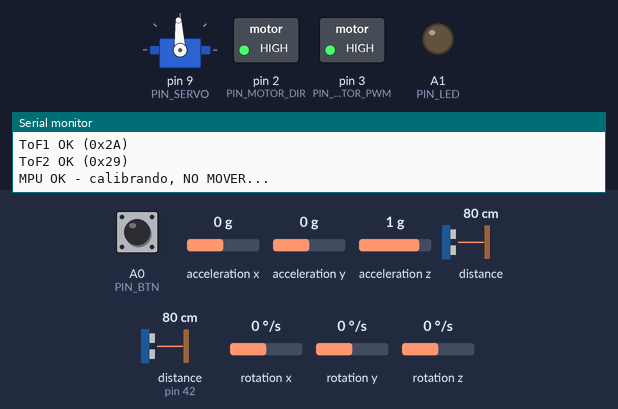
A sketch run on a simulated Arduino Leonardo, built with avr-gcc and run on an emulated ATmega32U4. Parts: servo, switched loads named in the sketch (green lamp = pin HIGH), output pins drawn as LEDs (lit = HIGH), the last lines printed to the serial monitor. Dashed ring = blinking. Inputs (shaded band) come from the test bench; at power-on: A0 (PIN_BTN) HIGH, acceleration x 0 g, acceleration y 0 g, acceleration z 1 g, distance to the obstacle 80 cm, distance to the obstacle (sensor on pin 42) 80 cm, rotation x 0 °/s, rotation y 0 °/s, rotation z 0 °/s.

Above: at 0.1 s.
At 3.2 s:
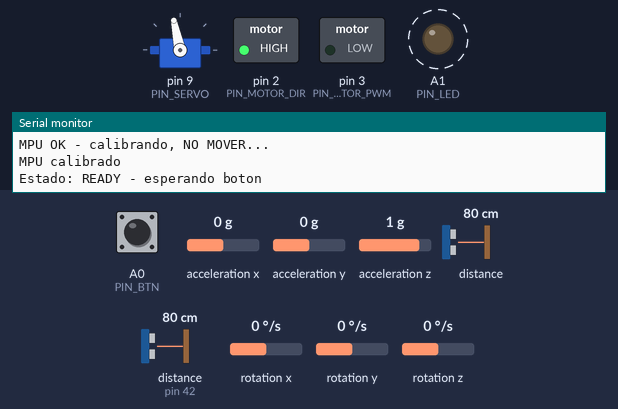
3.3 s: A0 (PIN_BTN) pulled LOW for 0.15 s
At 3.9 s:
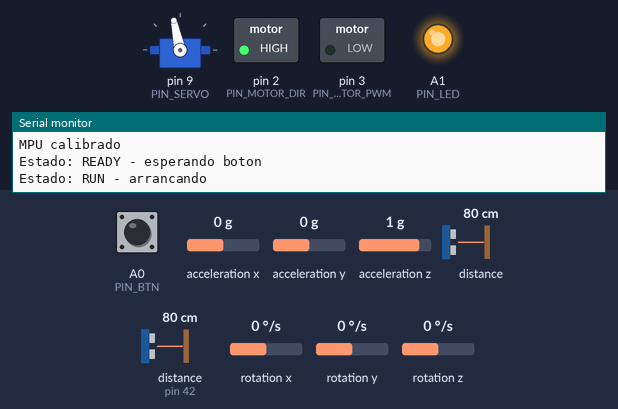
Timing chart, 0 to 6.3 s (numbered marks = the images above; inputs shaded):
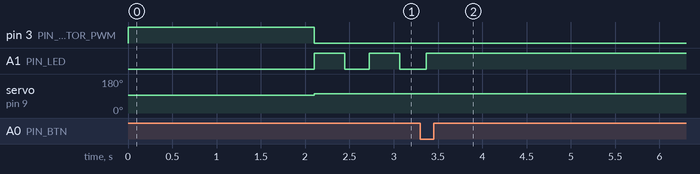

The sketch:

main.ino
```cpp
// firmware_chuisa.ino — Controlador de bajo nivel. CHUISA ARCITEP, WRO 2026.
// (TÚ completas los valores según nuestro mapa real)

#include <Wire.h>
#include <Servo.h>
#include <VL53L1X.h>          // Pololu
#include <MPU6050_light.h>    // rfetick

// --- Actuadores ---
const uint8_t PIN_SERVO     = 9;
const uint8_t PIN_MOTOR_DIR = 2;   // Cytron DIR
const uint8_t PIN_MOTOR_PWM = 3;   // Cytron PWM

// --- Encoder ---
const uint8_t PIN_ENC_A = 4;
const uint8_t PIN_ENC_B = 5;

// --- Sensores (XSHUT de los ToF) ---
const uint8_t PIN_XSHUT1 = 7;
const uint8_t PIN_XSHUT2 = 8;
// I2C: A4 (SDA), A5 (SCL) — fijos por hardware

// --- Botón y LED ---
const uint8_t PIN_BTN = A0;
const uint8_t PIN_LED = A1;

// --- Actuadores: límites (CALIBRAR los reales luego) ---
const int SERVO_CENTER  = 1600;  // centro
const int SERVO_LEFT    = 1400;  // steer -100  (conservador por ahora)
const int SERVO_RIGHT   = 1800;  // steer +100  (conservador por ahora)
const int MOTOR_MAX_PWM = 150;   // tope de PWM (de 255) — arranca bajo, sube con cuidado

Servo steeringServo;
VL53L1X tof1, tof2;           // tof1 → 0x2A,  tof2 → 0x29
MPU6050 mpu(Wire);            // 0x68

// --- Lecturas de sensores ---
int   distancia1 = 0;   // mm, ToF1 (0x2A)
int   distancia2 = 0;   // mm, ToF2 (0x29)
float yaw        = 0.0; // grados, del MPU

volatile long encoderPulsos = 0;   // con signo: + adelante, - atrás

// --- Comandos recibidos de la Pi ---
int  cmdSteer = 0;                 // último steer válido
int  cmdSpeed = 0;                 // último speed válido
unsigned long ultimoComandoMs = 0; // cuándo llegó el último comando válido
const unsigned long FAILSAFE_MS = 200;  // tu decisión: 200 ms

enum Estado { IDLE, READY, RUN };
Estado estado = IDLE;

void initSensors() {
  Wire.begin();
  Wire.setClock(400000);

  // --- Secuencia XSHUT (tu técnica validada) ---
  pinMode(PIN_XSHUT1, OUTPUT);
  pinMode(PIN_XSHUT2, OUTPUT);
  digitalWrite(PIN_XSHUT1, LOW);
  digitalWrite(PIN_XSHUT2, LOW);
  delay(10);

  // ToF1 → encender y renombrar a 0x2A
  pinMode(PIN_XSHUT1, INPUT);
  delay(10);
  if (tof1.init()) {
    tof1.setAddress(0x2A);
    tof1.setDistanceMode(VL53L1X::Short);   // modo corto: mejor precisión <1.3m
    tof1.setMeasurementTimingBudget(50000); // 50ms
    tof1.startContinuous(50);
    Serial.println("ToF1 OK (0x2A)");
  } else {
    Serial.println("ERROR: ToF1 no responde");
  }

  // ToF2 → encender, queda en 0x29
  pinMode(PIN_XSHUT2, INPUT);
  delay(10);
  if (tof2.init()) {
    tof2.setDistanceMode(VL53L1X::Short);
    tof2.setMeasurementTimingBudget(50000);
    tof2.startContinuous(50);
    Serial.println("ToF2 OK (0x29)");
  } else {
    Serial.println("ERROR: ToF2 no responde");
  }

  // MPU-6050 (0x68)
  byte status = mpu.begin();
  if (status == 0) {
    Serial.println("MPU OK - calibrando, NO MOVER...");
    delay(1000);
    mpu.calcOffsets();   // calibra bias con el robot QUIETO
    Serial.println("MPU calibrado");
  } else {
    Serial.print("ERROR: MPU status ");
    Serial.println(status);
  }
}

void readSensors() {
  // ToF: leer solo si hay dato nuevo (sin bloquear)
  if (tof1.dataReady()) distancia1 = tof1.read(false);
  if (tof2.dataReady()) distancia2 = tof2.read(false);

  // MPU: hay que actualizarlo cada vuelta para que integre el yaw
  mpu.update();
  yaw = mpu.getAngleZ();
}

void applySteering(int steer) {
  // steer: -100 (izq) .. +100 (der)
  steer = constrain(steer, -100, 100);           // seguridad: nunca fuera de rango
  int us = map(steer, -100, 100, SERVO_LEFT, SERVO_RIGHT);
  steeringServo.writeMicroseconds(us);
}

void applySpeed(int speed) {
  // speed: -100 (reversa) .. +100 (adelante), 0 = parar
  speed = constrain(speed, -100, 100);
  if (speed == 0) {                              // parada explícita
    analogWrite(PIN_MOTOR_PWM, 0);
    return;
  }
  digitalWrite(PIN_MOTOR_DIR, speed > 0 ? LOW : HIGH);  // LOW = adelante (según tu prueba)
  int pwm = map(abs(speed), 0, 100, 0, MOTOR_MAX_PWM);
  analogWrite(PIN_MOTOR_PWM, pwm);
}

// Calcula el XOR de todos los caracteres de un texto → un byte
byte calcularChecksum(const char* datos, int longitud) {
  byte chk = 0;
  for (int i = 0; i < longitud; i++) {
    chk ^= datos[i];     // ^= es "XOR y guarda"
  }
  return chk;
}

void onEncoderPulse() {
  // Se dispara en cada flanco de subida del canal A.
  // Miramos B para saber la dirección:
  if (digitalRead(PIN_ENC_B) == LOW) encoderPulsos--;   // un sentido
  else                                encoderPulsos++;   // el otro
}

void enviarTelemetria() {
  // 1. Armar el contenido en un buffer de texto
  char buffer[48];
  int n = snprintf(buffer, sizeof(buffer), "T%d,%d,%d,%ld",
                   distancia1, distancia2, (int)yaw, encoderPulsos);

  // 2. Calcular el checksum de ese contenido
  byte chk = calcularChecksum(buffer, n);

  // 3. Enviar por Serial1 (a la Pi): contenido * checksum \n
  Serial1.print(buffer);
  Serial1.print('*');
  Serial1.println(chk);   // println agrega el \n final
}

void recibirComandos() {
  // Formato esperado: "S<steer>,<speed>*<checksum>\n"
  if (!Serial1.available()) return;

  char buffer[48];
  int n = Serial1.readBytesUntil('\n', buffer, sizeof(buffer) - 1);
  if (n <= 0) return;
  buffer[n] = '\0';                 // cierra el texto

  // 1. Separar contenido y checksum en el '*'
  char* asterisco = strchr(buffer, '*');
  if (asterisco == NULL) return;    // mal formado: sin checksum
  *asterisco = '\0';                // corta el buffer en el '*'
  byte chkRecibido = atoi(asterisco + 1);

  // 2. Verificar el checksum
  byte chkCalculado = calcularChecksum(buffer, strlen(buffer));
  if (chkCalculado != chkRecibido) return;   // corrupto → descartar

  // 3. Parsear "S<steer>,<speed>"
  if (buffer[0] != 'S') return;
  char* coma = strchr(buffer, ',');
  if (coma == NULL) return;
  *coma = '\0';

  cmdSteer = atoi(buffer + 1);      // desde después de la 'S'
  cmdSpeed = atoi(coma + 1);        // desde después de la ','
  ultimoComandoMs = millis();       // ¡llegó un comando VÁLIDO!
}

void aplicarComandosConFailsafe() {
  if (millis() - ultimoComandoMs > FAILSAFE_MS) {
    // La Pi se calló → PARAR por seguridad
    applySpeed(0);
    applySteering(0);
  } else {
    // Comunicación viva → ejecutar el último comando válido
    applySteering(cmdSteer);
    applySpeed(cmdSpeed);
  }
}

bool botonPulsado() {
  if (digitalRead(PIN_BTN) == HIGH) return false;  // en reposo, nada
  delay(20);                                        // espera el rebote (solo en READY, robot quieto)
  return (digitalRead(PIN_BTN) == LOW);             // ¿sigue pulsado? → válido
}

void actualizarLED() {
  if (estado == RUN) {
    digitalWrite(PIN_LED, HIGH);              // RUN → fijo
  } else {
    digitalWrite(PIN_LED, (millis() / 300) % 2);  // READY → parpadeo cada 300ms
  }
}

void setup() {
  // 1. Dos puertos serie
  Serial.begin(115200);    // USB (depuración hacia la PC)
  Serial1.begin(115200);   // UART hacia la Pi (D0/D1) — el del divisor

  // 2. Pines de salida del motor
  pinMode(PIN_MOTOR_DIR, OUTPUT);
  pinMode(PIN_MOTOR_PWM, OUTPUT);
  analogWrite(PIN_MOTOR_PWM, 0);     // motor PARADO (seguro)

  // 3. Servo al centro
  steeringServo.attach(PIN_SERVO);
  steeringServo.writeMicroseconds(1500);   // centro (ajustaremos el real luego)

  // 4. Botón y LED
  pinMode(PIN_BTN, INPUT_PULLUP);    // botón: ALTO en reposo, BAJO al pulsar
  pinMode(PIN_LED, OUTPUT);
  digitalWrite(PIN_LED, LOW);

  // 5. Aviso de que arrancó (por USB, para que TÚ lo veas)
  Serial.println("Firmware iniciado - estado seguro");

  initSensors();
  pinMode(PIN_ENC_A, INPUT_PULLUP);
  pinMode(PIN_ENC_B, INPUT_PULLUP);
  attachInterrupt(digitalPinToInterrupt(PIN_ENC_A), onEncoderPulse, RISING);
  estado = READY;
  Serial.println("Estado: READY - esperando boton");

}

void loop() {
  actualizarLED();

  // Bloque de control a ~50 Hz
  static unsigned long t = 0;
  if (millis() - t >= 20) {
    t = millis();

    readSensors();
    recibirComandos();      // siempre: drena el buffer y actualiza comandos
    enviarTelemetria();     // la Pi siempre recibe datos

    if (estado == READY) {
      applySpeed(0);        // motor FORZADO a 0 (no se mueve aunque la Pi mande)
      applySteering(0);
      if (botonPulsado()) {
        estado = RUN;
        Serial.println("Estado: RUN - arrancando");
        Serial1.println("START");   // avisa a la Pi (opcional)
      }
    }
    else if (estado == RUN) {
      aplicarComandosConFailsafe();   // ahora sí obedece (con failsafe)
    }
  }
}
```

Measured:
- after the input at 3.3 s, A1 (PIN_LED): goes on until 3.4 s, then stays HIGH
- by itself, A1 (PIN_LED): alternates HIGH for 0.34 s and LOW for 0.28 s
